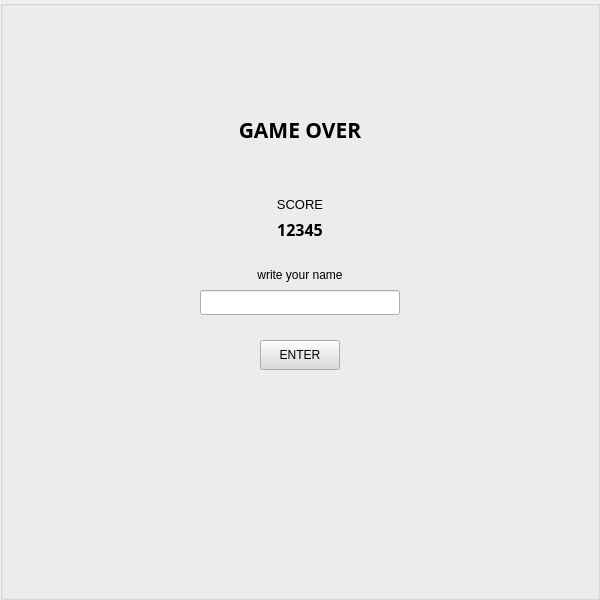
<?xml version="1.0" encoding="UTF-8"?>
<ui version="4.0">
 <class>NewRecord</class>
 <widget class="QWidget" name="NewRecord">
  <property name="geometry">
   <rect>
    <x>0</x>
    <y>0</y>
    <width>600</width>
    <height>600</height>
   </rect>
  </property>
  <property name="windowTitle">
   <string>Space Invaders</string>
  </property>
  <widget class="QGroupBox" name="container">
   <property name="geometry">
    <rect>
     <x>0</x>
     <y>0</y>
     <width>600</width>
     <height>600</height>
    </rect>
   </property>
   <property name="title">
    <string/>
   </property>
   <widget class="QLabel" name="gameoverLabel">
    <property name="geometry">
     <rect>
      <x>230</x>
      <y>110</y>
      <width>140</width>
      <height>40</height>
     </rect>
    </property>
    <property name="palette">
     <palette>
      <active>
       <colorrole role="WindowText">
        <brush brushstyle="SolidPattern">
         <color alpha="255">
          <red>0</red>
          <green>0</green>
          <blue>0</blue>
         </color>
        </brush>
       </colorrole>
       <colorrole role="Text">
        <brush brushstyle="SolidPattern">
         <color alpha="255">
          <red>0</red>
          <green>0</green>
          <blue>0</blue>
         </color>
        </brush>
       </colorrole>
       <colorrole role="ButtonText">
        <brush brushstyle="SolidPattern">
         <color alpha="255">
          <red>0</red>
          <green>0</green>
          <blue>0</blue>
         </color>
        </brush>
       </colorrole>
      </active>
      <inactive>
       <colorrole role="WindowText">
        <brush brushstyle="SolidPattern">
         <color alpha="255">
          <red>0</red>
          <green>0</green>
          <blue>0</blue>
         </color>
        </brush>
       </colorrole>
       <colorrole role="Text">
        <brush brushstyle="SolidPattern">
         <color alpha="255">
          <red>0</red>
          <green>0</green>
          <blue>0</blue>
         </color>
        </brush>
       </colorrole>
       <colorrole role="ButtonText">
        <brush brushstyle="SolidPattern">
         <color alpha="255">
          <red>0</red>
          <green>0</green>
          <blue>0</blue>
         </color>
        </brush>
       </colorrole>
      </inactive>
      <disabled>
       <colorrole role="WindowText">
        <brush brushstyle="SolidPattern">
         <color alpha="255">
          <red>120</red>
          <green>120</green>
          <blue>120</blue>
         </color>
        </brush>
       </colorrole>
       <colorrole role="Text">
        <brush brushstyle="SolidPattern">
         <color alpha="255">
          <red>120</red>
          <green>120</green>
          <blue>120</blue>
         </color>
        </brush>
       </colorrole>
       <colorrole role="ButtonText">
        <brush brushstyle="SolidPattern">
         <color alpha="255">
          <red>120</red>
          <green>120</green>
          <blue>120</blue>
         </color>
        </brush>
       </colorrole>
      </disabled>
     </palette>
    </property>
    <property name="font">
     <font>
      <family>Calisto MT</family>
      <pointsize>16</pointsize>
      <weight>75</weight>
      <bold>true</bold>
     </font>
    </property>
    <property name="text">
     <string>GAME OVER</string>
    </property>
    <property name="alignment">
     <set>Qt::AlignCenter</set>
    </property>
   </widget>
   <widget class="QLabel" name="label">
    <property name="geometry">
     <rect>
      <x>250</x>
      <y>265</y>
      <width>100</width>
      <height>20</height>
     </rect>
    </property>
    <property name="palette">
     <palette>
      <active>
       <colorrole role="WindowText">
        <brush brushstyle="SolidPattern">
         <color alpha="255">
          <red>0</red>
          <green>0</green>
          <blue>0</blue>
         </color>
        </brush>
       </colorrole>
      </active>
      <inactive>
       <colorrole role="WindowText">
        <brush brushstyle="SolidPattern">
         <color alpha="255">
          <red>0</red>
          <green>0</green>
          <blue>0</blue>
         </color>
        </brush>
       </colorrole>
      </inactive>
      <disabled>
       <colorrole role="WindowText">
        <brush brushstyle="SolidPattern">
         <color alpha="255">
          <red>120</red>
          <green>120</green>
          <blue>120</blue>
         </color>
        </brush>
       </colorrole>
      </disabled>
     </palette>
    </property>
    <property name="text">
     <string>write your name</string>
    </property>
    <property name="alignment">
     <set>Qt::AlignCenter</set>
    </property>
   </widget>
   <widget class="QLineEdit" name="nameBox">
    <property name="geometry">
     <rect>
      <x>200</x>
      <y>290</y>
      <width>200</width>
      <height>25</height>
     </rect>
    </property>
    <property name="palette">
     <palette>
      <active>
       <colorrole role="WindowText">
        <brush brushstyle="SolidPattern">
         <color alpha="255">
          <red>0</red>
          <green>0</green>
          <blue>0</blue>
         </color>
        </brush>
       </colorrole>
       <colorrole role="Light">
        <brush brushstyle="SolidPattern">
         <color alpha="255">
          <red>255</red>
          <green>255</green>
          <blue>255</blue>
         </color>
        </brush>
       </colorrole>
       <colorrole role="BrightText">
        <brush brushstyle="SolidPattern">
         <color alpha="255">
          <red>255</red>
          <green>255</green>
          <blue>255</blue>
         </color>
        </brush>
       </colorrole>
       <colorrole role="Base">
        <brush brushstyle="SolidPattern">
         <color alpha="255">
          <red>255</red>
          <green>255</green>
          <blue>255</blue>
         </color>
        </brush>
       </colorrole>
      </active>
      <inactive>
       <colorrole role="WindowText">
        <brush brushstyle="SolidPattern">
         <color alpha="255">
          <red>0</red>
          <green>0</green>
          <blue>0</blue>
         </color>
        </brush>
       </colorrole>
       <colorrole role="Light">
        <brush brushstyle="SolidPattern">
         <color alpha="255">
          <red>255</red>
          <green>255</green>
          <blue>255</blue>
         </color>
        </brush>
       </colorrole>
       <colorrole role="BrightText">
        <brush brushstyle="SolidPattern">
         <color alpha="255">
          <red>255</red>
          <green>255</green>
          <blue>255</blue>
         </color>
        </brush>
       </colorrole>
       <colorrole role="Base">
        <brush brushstyle="SolidPattern">
         <color alpha="255">
          <red>255</red>
          <green>255</green>
          <blue>255</blue>
         </color>
        </brush>
       </colorrole>
      </inactive>
      <disabled>
       <colorrole role="WindowText">
        <brush brushstyle="SolidPattern">
         <color alpha="255">
          <red>120</red>
          <green>120</green>
          <blue>120</blue>
         </color>
        </brush>
       </colorrole>
       <colorrole role="Light">
        <brush brushstyle="SolidPattern">
         <color alpha="255">
          <red>255</red>
          <green>255</green>
          <blue>255</blue>
         </color>
        </brush>
       </colorrole>
       <colorrole role="BrightText">
        <brush brushstyle="SolidPattern">
         <color alpha="255">
          <red>255</red>
          <green>255</green>
          <blue>255</blue>
         </color>
        </brush>
       </colorrole>
       <colorrole role="Base">
        <brush brushstyle="SolidPattern">
         <color alpha="255">
          <red>240</red>
          <green>240</green>
          <blue>240</blue>
         </color>
        </brush>
       </colorrole>
      </disabled>
     </palette>
    </property>
    <property name="font">
     <font>
      <family>Cambria</family>
      <pointsize>10</pointsize>
      <weight>50</weight>
      <bold>false</bold>
     </font>
    </property>
    <property name="layoutDirection">
     <enum>Qt::RightToLeft</enum>
    </property>
    <property name="alignment">
     <set>Qt::AlignCenter</set>
    </property>
   </widget>
   <widget class="QPushButton" name="enterButton">
    <property name="geometry">
     <rect>
      <x>260</x>
      <y>340</y>
      <width>80</width>
      <height>30</height>
     </rect>
    </property>
    <property name="palette">
     <palette>
      <active>
       <colorrole role="Button">
        <brush brushstyle="SolidPattern">
         <color alpha="255">
          <red>218</red>
          <green>218</green>
          <blue>218</blue>
         </color>
        </brush>
       </colorrole>
      </active>
      <inactive>
       <colorrole role="Button">
        <brush brushstyle="SolidPattern">
         <color alpha="255">
          <red>218</red>
          <green>218</green>
          <blue>218</blue>
         </color>
        </brush>
       </colorrole>
      </inactive>
      <disabled>
       <colorrole role="Button">
        <brush brushstyle="SolidPattern">
         <color alpha="255">
          <red>218</red>
          <green>218</green>
          <blue>218</blue>
         </color>
        </brush>
       </colorrole>
      </disabled>
     </palette>
    </property>
    <property name="text">
     <string>ENTER</string>
    </property>
   </widget>
   <widget class="QLabel" name="scoreBox">
    <property name="geometry">
     <rect>
      <x>225</x>
      <y>210</y>
      <width>150</width>
      <height>40</height>
     </rect>
    </property>
    <property name="palette">
     <palette>
      <active>
       <colorrole role="WindowText">
        <brush brushstyle="SolidPattern">
         <color alpha="255">
          <red>0</red>
          <green>0</green>
          <blue>0</blue>
         </color>
        </brush>
       </colorrole>
       <colorrole role="Text">
        <brush brushstyle="SolidPattern">
         <color alpha="255">
          <red>0</red>
          <green>0</green>
          <blue>0</blue>
         </color>
        </brush>
       </colorrole>
       <colorrole role="ButtonText">
        <brush brushstyle="SolidPattern">
         <color alpha="255">
          <red>0</red>
          <green>0</green>
          <blue>0</blue>
         </color>
        </brush>
       </colorrole>
      </active>
      <inactive>
       <colorrole role="WindowText">
        <brush brushstyle="SolidPattern">
         <color alpha="255">
          <red>0</red>
          <green>0</green>
          <blue>0</blue>
         </color>
        </brush>
       </colorrole>
       <colorrole role="Text">
        <brush brushstyle="SolidPattern">
         <color alpha="255">
          <red>0</red>
          <green>0</green>
          <blue>0</blue>
         </color>
        </brush>
       </colorrole>
       <colorrole role="ButtonText">
        <brush brushstyle="SolidPattern">
         <color alpha="255">
          <red>0</red>
          <green>0</green>
          <blue>0</blue>
         </color>
        </brush>
       </colorrole>
      </inactive>
      <disabled>
       <colorrole role="WindowText">
        <brush brushstyle="SolidPattern">
         <color alpha="255">
          <red>120</red>
          <green>120</green>
          <blue>120</blue>
         </color>
        </brush>
       </colorrole>
       <colorrole role="Text">
        <brush brushstyle="SolidPattern">
         <color alpha="255">
          <red>120</red>
          <green>120</green>
          <blue>120</blue>
         </color>
        </brush>
       </colorrole>
       <colorrole role="ButtonText">
        <brush brushstyle="SolidPattern">
         <color alpha="255">
          <red>120</red>
          <green>120</green>
          <blue>120</blue>
         </color>
        </brush>
       </colorrole>
      </disabled>
     </palette>
    </property>
    <property name="font">
     <font>
      <family>Calisto MT</family>
      <pointsize>12</pointsize>
      <weight>75</weight>
      <bold>true</bold>
     </font>
    </property>
    <property name="text">
     <string>&lt;html&gt;&lt;head/&gt;&lt;body&gt;&lt;p&gt;12345&lt;/p&gt;&lt;/body&gt;&lt;/html&gt;</string>
    </property>
    <property name="alignment">
     <set>Qt::AlignCenter</set>
    </property>
   </widget>
   <widget class="QLabel" name="scoreLabel">
    <property name="geometry">
     <rect>
      <x>250</x>
      <y>195</y>
      <width>100</width>
      <height>20</height>
     </rect>
    </property>
    <property name="palette">
     <palette>
      <active>
       <colorrole role="WindowText">
        <brush brushstyle="SolidPattern">
         <color alpha="255">
          <red>0</red>
          <green>0</green>
          <blue>0</blue>
         </color>
        </brush>
       </colorrole>
      </active>
      <inactive>
       <colorrole role="WindowText">
        <brush brushstyle="SolidPattern">
         <color alpha="255">
          <red>0</red>
          <green>0</green>
          <blue>0</blue>
         </color>
        </brush>
       </colorrole>
      </inactive>
      <disabled>
       <colorrole role="WindowText">
        <brush brushstyle="SolidPattern">
         <color alpha="255">
          <red>120</red>
          <green>120</green>
          <blue>120</blue>
         </color>
        </brush>
       </colorrole>
      </disabled>
     </palette>
    </property>
    <property name="font">
     <font>
      <family>MS Shell Dlg 2</family>
      <pointsize>10</pointsize>
      <weight>50</weight>
      <bold>false</bold>
     </font>
    </property>
    <property name="text">
     <string>&lt;html&gt;&lt;head/&gt;&lt;body&gt;&lt;p&gt;SCORE&lt;/p&gt;&lt;/body&gt;&lt;/html&gt;</string>
    </property>
    <property name="alignment">
     <set>Qt::AlignCenter</set>
    </property>
   </widget>
  </widget>
 </widget>
 <resources/>
 <connections/>
</ui>
